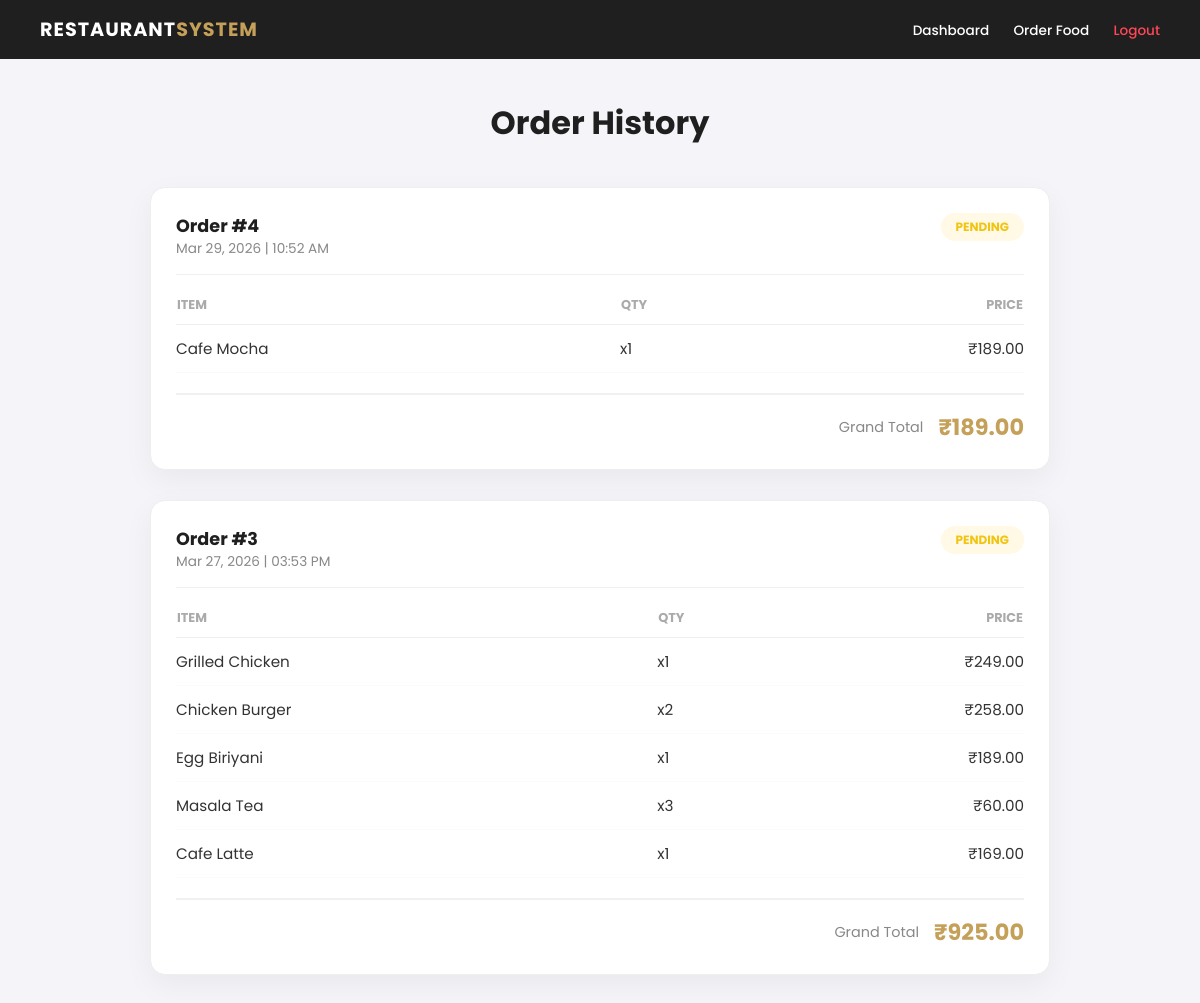
/my_orders.php (signed in), run on the app's committed database.
### tables this page shows
CREATE TABLE `orders` (
  `order_id` int(11) NOT NULL,
  `customer_name` varchar(100) NOT NULL,
  `phone` varchar(15) NOT NULL,
  `order_date` timestamp NOT NULL DEFAULT current_timestamp(),
  `total_amount` decimal(10,2) DEFAULT NULL,
  `status` enum('Pending','Preparing','Completed','Cancelled') DEFAULT 'Pending'
);

CREATE TABLE `order_items` (
  `order_item_id` int(11) NOT NULL,
  `order_id` int(11) DEFAULT NULL,
  `menu_id` int(11) DEFAULT NULL,
  `quantity` int(11) NOT NULL,
  `price` decimal(10,2) NOT NULL
);

CREATE TABLE `menu` (
  `menu_id` int(11) NOT NULL,
  `item_name` varchar(100) NOT NULL,
  `description` text DEFAULT NULL,
  `price` decimal(10,2) NOT NULL,
  `image` varchar(255) DEFAULT NULL,
  `category` varchar(50) DEFAULT NULL,
  `created_at` timestamp NOT NULL DEFAULT current_timestamp()
);

### my_orders.php (the view, shortened to what this page needs)
<?php
require_once __DIR__ . '/config.php';
$username = $_SESSION['username'];
$stmt = $conn->prepare("
    SELECT order_id, total_amount, status, order_date
    FROM orders
    WHERE customer_name = ?
    ORDER BY order_date DESC
");
$stmt->bind_param("s", $username);
$stmt->execute();
$orders = $stmt->get_result();
?>
<!DOCTYPE html>
<html lang="en">
<head>
</head>
<body>
<nav class="navbar">
    <h1>RESTAURANT<span>SYSTEM</span></h1>
    <div class="nav-links">
        <a href="customer_dashboard.php">Dashboard</a>
        <a href="order.php">Order Food</a>
        <a href="logout.php" style="color: #ff4757;">Logout</a>
    </div>
</nav>
<div class="container">
    <div class="page-header">
        <h2>Order History</h2>
    </div>
    <?php if ($orders->num_rows > 0): ?>
        <?php while ($order = $orders->fetch_assoc()): ?>
            <div class="order-card">
                <div class="order-header">
                    <div>
                        <div class="order-id">Order #<?php echo $order['order_id']; ?></div>
                        <div class="order-date"><?php echo date('M d, Y | h:i A', strtotime($order['order_date'])); ?></div>
                    </div>
                    <?php
                        $statusClass = 'status-' . strtolower($order['status']);
                    ?>
                    <span class="status-badge <?php echo $statusClass; ?>">
                        <?php echo htmlspecialchars($order['status']); ?>
                    </span>
                </div>
                <?php
                $stmtItems = $conn->prepare("
                    SELECT m.item_name, oi.quantity, oi.price
                    FROM order_items oi
                    JOIN menu m ON oi.menu_id = m.menu_id
                    WHERE oi.order_id = ?
                ");
                $stmtItems->bind_param("i", $order['order_id']);
                $stmtItems->execute();
                $items = $stmtItems->get_result();
                ?>
                <table>
                    <thead>
                        <tr>
                            <th>Item</th>
                            <th>Qty</th>
                            <th style="text-align: right;">Price</th>
                        </tr>
                    </thead>
                    <tbody>
                        <?php while ($item = $items->fetch_assoc()): ?>
                            <tr>
                                <td><?php echo htmlspecialchars($item['item_name']); ?></td>
                                <td>x<?php echo $item['quantity']; ?></td>
                                <td style="text-align: right;">₹<?php echo number_format($item['price'] * $item['quantity'], 2); ?></td>
                            </tr>
                        <?php endwhile; ?>
                    </tbody>
                </table>
                <div class="total-row">
                    <span class="total-label">Grand Total</span>
                    <span class="total-price">₹<?php echo number_format($order['total_amount'], 2); ?></span>
                </div>
            </div>
        <?php endwhile; ?>
    <?php endif; ?>
</div>
</body>
</html>

### my_orders.php (style rules this page uses)
:root { --gold: #c5a059; --dark: #1f1f1f; --bg: #f4f4f9; --white: #ffffff; }
body { background: var(--bg); font-family: 'Poppins', sans-serif; margin: 0; color: #333; }
.navbar { background: var(--dark); padding: 15px 40px; display: flex; justify-content: space-between; align-items: center; color: white; position: sticky; top: 0; z-index: 1000; }
.navbar h1 { font-size: 1.2rem; margin: 0; letter-spacing: 1px; }
.navbar h1 span { color: var(--gold); }
.navbar a { color: white; text-decoration: none; font-size: 0.85rem; margin-left: 20px; font-weight: 500; transition: 0.3s; }
.container { max-width: 900px; margin: 40px auto; padding: 0 20px; }
.page-header { text-align: center; margin-bottom: 40px; }
.page-header h2 { font-size: 2rem; font-weight: 700; margin: 0; color: var(--dark); }
.order-card { background: var(--white); border-radius: 15px; padding: 25px; margin-bottom: 30px; box-shadow: 0 10px 30px rgba(0,0,0,0.05); border: 1px solid #eee; }
.order-header { display: flex; justify-content: space-between; align-items: flex-start; border-bottom: 1px solid #f0f0f0; padding-bottom: 15px; margin-bottom: 20px; }
.order-id { font-size: 1.1rem; font-weight: 700; color: var(--dark); }
.order-date { font-size: 0.85rem; color: #888; }
.status-badge { padding: 5px 15px; border-radius: 20px; font-size: 0.75rem; font-weight: 700; text-transform: uppercase; }
.status-pending { background: #fff9e6; color: #f1c40f; }
table { width: 100%; border-collapse: collapse; margin-top: 10px; }
th { text-align: left; font-size: 0.8rem; color: #aaa; text-transform: uppercase; padding-bottom: 10px; border-bottom: 1px solid #eee; }
td { padding: 12px 0; font-size: 0.95rem; border-bottom: 1px solid #fafafa; }
.total-row { margin-top: 20px; padding-top: 15px; display: flex; justify-content: flex-end; align-items: center; border-top: 2px solid #f0f0f0; }
.total-label { font-size: 0.9rem; color: #888; margin-right: 15px; }
.total-price { font-size: 1.4rem; font-weight: 700; color: var(--gold); }

### data on the page
orders: order_id "4", order_date "Mar 29, 2026 | 10:52 AM", status "PENDING", total_amount "189.00"
order_items: menu.item_name "Cafe Mocha", quantity "1", $item['price']*$item['quantity'] "189.00"
orders: order_id "3", order_date "Mar 27, 2026 | 03:53 PM", status "PENDING", total_amount "925.00"
order_items: menu.item_name "Grilled Chicken", quantity "1", $item['price']*$item['quantity'] "249.00"
order_items: menu.item_name "Chicken Burger", quantity "2", $item['price'] * $item['quantity'] "258.00"
order_items: menu.item_name "Egg Biriyani", quantity "1", $item['price']*$item['quantity'] "189.00"
order_items: menu.item_name "Masala Tea", quantity "3", $item['price'] * $item['quantity'] "60.00"
order_items: menu.item_name "Cafe Latte", quantity "1", $item['price']*$item['quantity'] "169.00"
